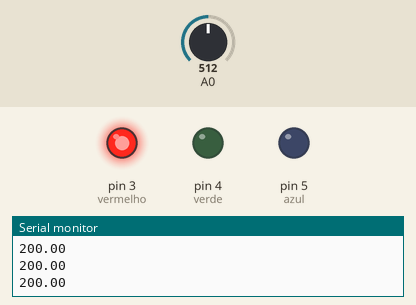
This sketch was run on a simulated Arduino Uno, built with avr-gcc and run on an emulated ATmega328P. On the bench: output pins drawn as LEDs (lit = HIGH), the last lines printed to the serial monitor. Inputs (shaded band) come from the test bench; at power-on: A0 = 512.

Above: at 1.2 s.
1.3 s: A0 set to 214
2.8 s: A0 set to 186
At 3.7 s:
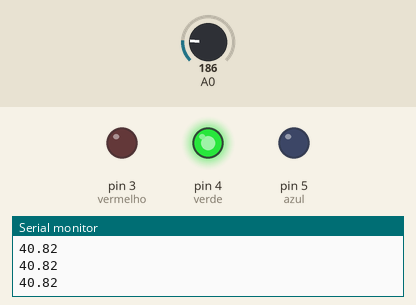
4.3 s: A0 set to 154
5.8 s: A0 set to 131
At 7.0 s:
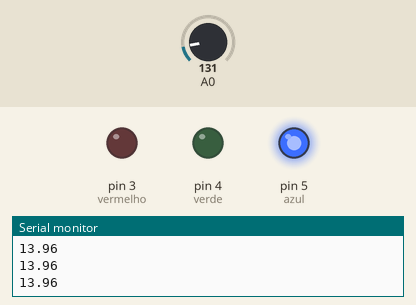
7.3 s: A0 set to 306
At 7.9 s:
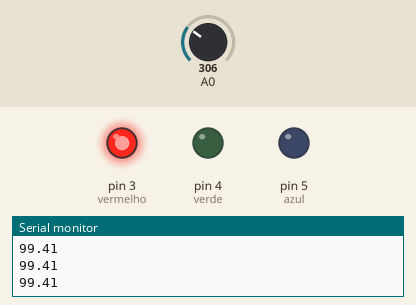
8.8 s: A0 set to 122
At 10.0 s:
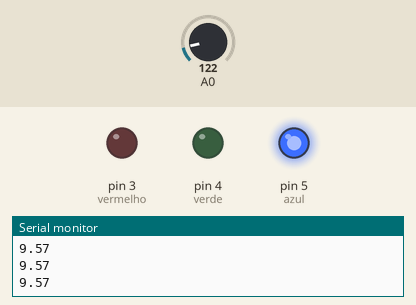
Timing chart, 0 to 11.4 s (numbered marks = the images above; inputs shaded):
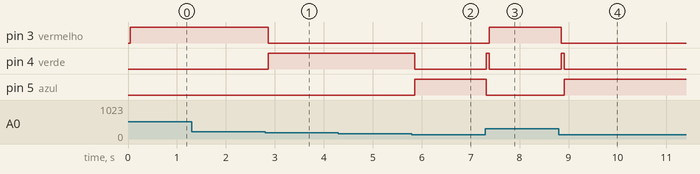

Measured:
- the behaviour switches between 205 and 204 on A0 (found by bisection; images 0 and 1)
- the behaviour switches between 140 and 139 on A0 (found by bisection; images 1 and 2)
- after the input at 2.8 s, pin 3 (vermelho): HIGH → LOW after 0.06 s; pin 4 (verde): LOW → HIGH after 0.06 s
- after the input at 5.8 s, pin 4 (verde): HIGH → LOW after 0.06 s; pin 5 (azul): LOW → HIGH after 0.06 s
- after the input at 7.3 s, pin 3 (vermelho): LOW → HIGH after 0.08 s; pin 4 (verde): LOW → HIGH at once, → LOW 0.06 s later; pin 5 (azul): HIGH → LOW at once
- after the input at 8.8 s, pin 3 (vermelho): HIGH → LOW after 0.05 s; pin 4 (verde): LOW → HIGH after 0.05 s, → LOW 0.06 s later; pin 5 (azul): LOW → HIGH after 0.11 s

The sketch:

placa1.ino
```cpp
const int azul= 5;
const int verde= 4;
const int vermelho= 3;

void setup() {
    pinMode(A0, INPUT);
    pinMode(azul, OUTPUT);
    pinMode(verde, OUTPUT);
    pinMode(vermelho, OUTPUT);
    Serial.begin(9600);
}

void loop() {
    int numMedia= 5;  //Número de leituras para média
    long total= 0;

    for (int i = 0; i < numMedia; i++) { //Média para reduzir ruído
        total += analogRead(A0);
        delay(10);
    }

    int tmp= total / numMedia;  //Média das leituras
    float voltage= (tmp * 5.0) / 1024;  //Conversão para tensão (0 a 5V)
    float milliVolt= voltage * 1000;    //Conversão para milivolts
    float tmpCel= (milliVolt - 500) / 10; //Temperatura em Celsius

    if (tmpCel <= 18) { //LEDS de sinalização
        digitalWrite(verde, LOW);
        digitalWrite(vermelho, LOW);
        digitalWrite(azul, HIGH);
    } else if (tmpCel > 18 && tmpCel <= 50) {
        digitalWrite(azul, LOW);
        digitalWrite(vermelho, LOW);
        digitalWrite(verde, HIGH);
    } else if (tmpCel > 50) {
        digitalWrite(verde, LOW);
        digitalWrite(azul, LOW);
        digitalWrite(vermelho, HIGH);
    }

    Serial.println(tmpCel);
    delay(10);

}
```
